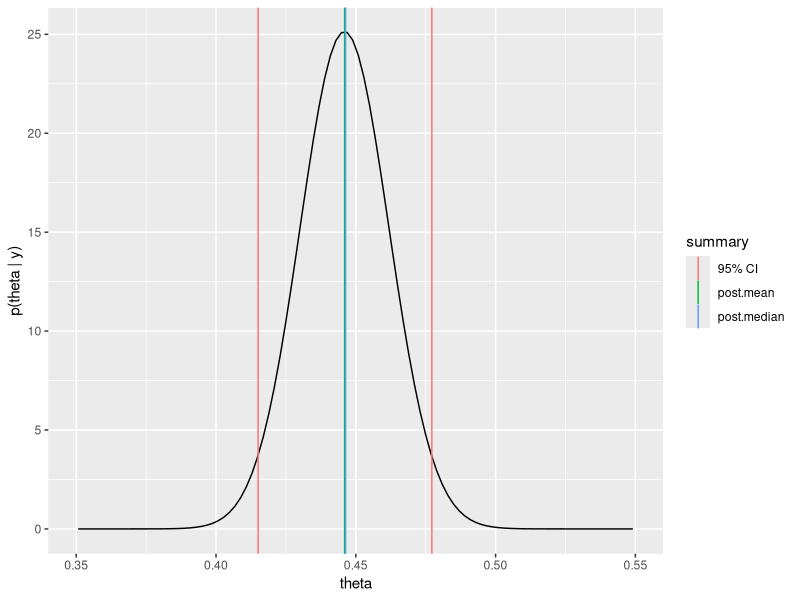
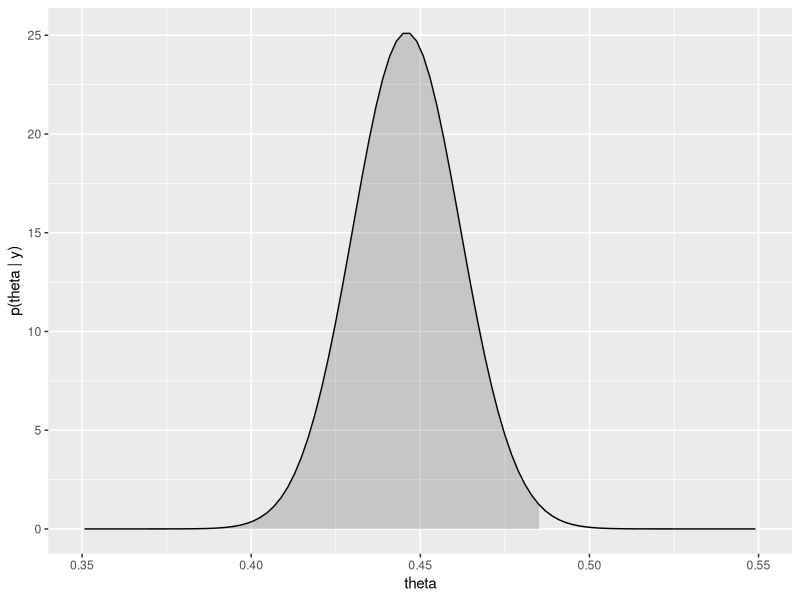
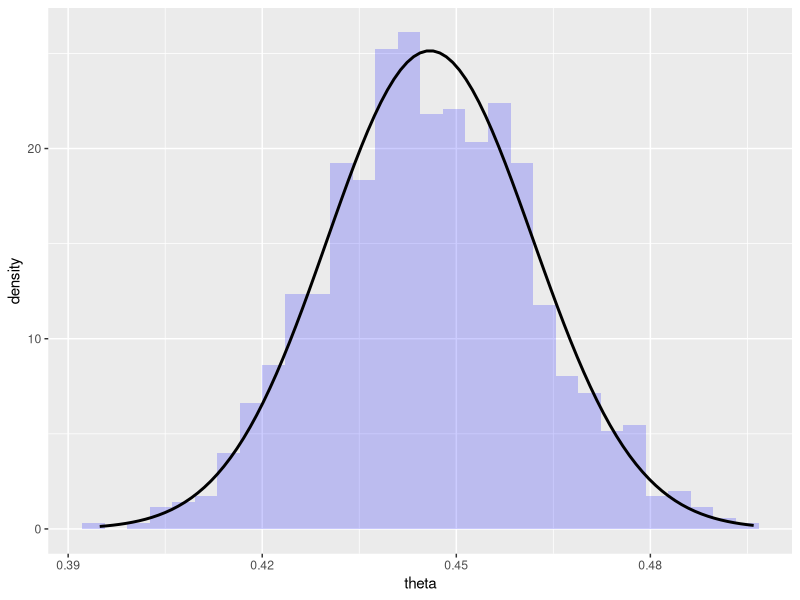
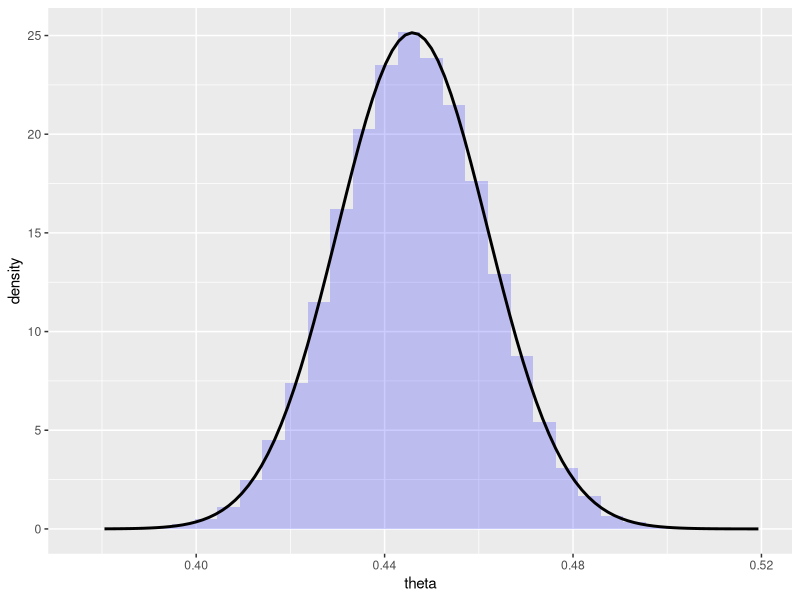
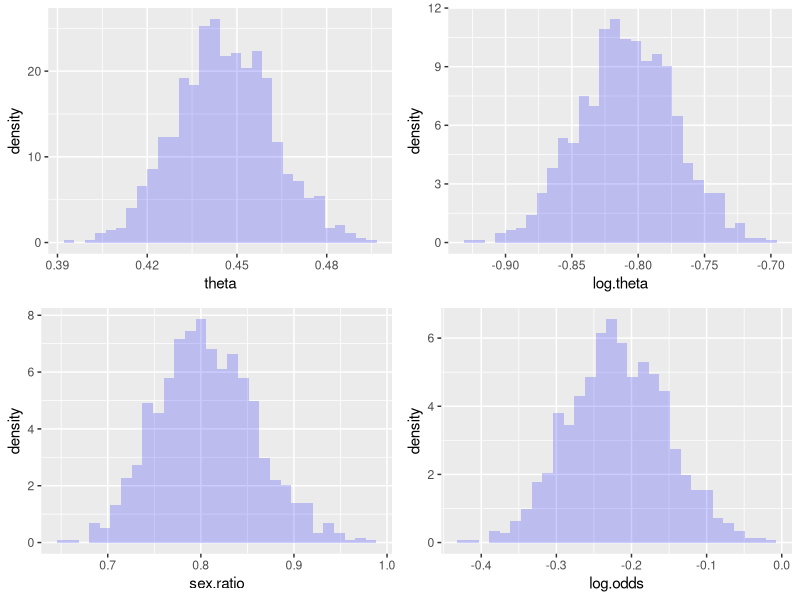

Reproduce these figures in R, in order.
# ----------------------------------------------------------
# File:  births.R
# Description: calculates summaries of the posterior distribution
#              of female births in placenta previa pregnancies --
#              see course notes for details
# Author:  Kate Calder (calder@stat.osu.edu)
# Course:  STAT 3303
# ----------------------------------------------------------

library(ggplot2)
library(grid)
library(gridExtra)

# ----------
# Summarizing the exact posterior distribution --
# Beta(438,544)
# ----------

# posterior mean
post.mean <- 0.446     

# posterior sd
post.sd <- 0.016                    	

# posterior quantiles/median (50% quantile)
post.median <- qbeta(.5, 438, 544)      
post.median

# 95% credible interval 
post.interval.95 <- qbeta( c(0.025, 0.975), 
                           438, 544)   	
post.interval.95

# plot the posterior density
theta <- seq(0, 1, length=500)
df.post <- data.frame(theta = theta, post.theta = dbeta(theta, 438, 544))
df.post.summaries <-  data.frame(value = c(post.mean, jitter(post.median, 
                                                             amount = 0.001), 
                                           post.interval.95),
                              type = c("post.mean", "post.median", "95% CI", 
                                       "95% CI"))
ggplot(df.post, aes(x = theta, y = post.theta)) + 
  geom_line() +
  geom_vline(data = df.post.summaries, 
             mapping = aes(xintercept = value, color = type )) +
  ylab("p(theta | y)") + 
  xlim(.35, .55) + 
  labs( color = "summary")

# ----------
# QUESTION:  How much evidence is there that the proportion of 
# female placenta previa births is less than 0.485?
# ----------

theta.sm <- seq(0, 0.485, length=500)
df.area <- data.frame( theta = theta.sm, 
                       post.theta = dbeta( theta.sm, 438, 544) )
ggplot( df.post, aes(x = theta, y = post.theta)) + 
  geom_line() +
  geom_area( data = df.area, 
             mapping = aes( x = theta, y = post.theta),
             alpha = 0.2) +
  ylab("p(theta | y)") + 
  xlim( .35, .55)

# area less that 0.485
pbeta(0.485, 438, 544)  

# ----------
# Approximating the posterior distribution
# of theta
# ----------

# get 1000 draws from the Beta(438,544) distribution
theta.samples <-  rbeta( 1000, 438, 544)

# approximate posterior mean
post.mean.approx <- mean( theta.samples )      
post.mean.approx
post.mean

# approximate posterior sd
post.sd.approx <- sd( theta.samples )          
post.sd.approx
post.sd

# approximate posterior median
post.median.approx <- median( theta.samples )  
post.median.approx
post.median

# approximate 95% credible interval
post.interval.95.approx <- quantile( theta.samples, c(.025, .975) )  
post.interval.95.approx
post.interval.95

# approximate the posterior density function
df.theta.samples <- data.frame( theta = theta.samples)
post.dens <- function(x) dbeta(x, 438, 544)
ggplot(df.theta.samples, aes( x = theta )) +
  geom_histogram( aes(y = ..density.. ), fill = "blue", alpha = 0.2) +
  stat_function( fun = post.dens, lwd = 1)

# Take 2:  larger sample size
theta.samples.big <-  rbeta(100000, 438, 544)
df.theta.samples <- data.frame( theta = theta.samples.big)
ggplot(df.theta.samples, aes( x = theta )) +
  geom_histogram( aes(y = ..density.. ), fill = "blue", alpha = 0.2) +
  stat_function( fun = post.dens, lwd = 1)

# ----------
# Posterior distribution of
# transformations of theta
# ----------

df.theta.tr <- data.frame( theta = theta.samples )
df.theta.tr$log.theta <- log( theta.samples )
df.theta.tr$sex.ratio <- theta.samples / ( 1 - theta.samples )
df.theta.tr$log.odds <- log( df.theta.tr$sex.ratio )

p1 <- ggplot(df.theta.tr, aes( x = theta )) +
        geom_histogram( aes(y = ..density.. ), 
                        fill = "blue", alpha = 0.2)
p2 <- ggplot(df.theta.tr, aes( x = log.theta )) +
        geom_histogram( aes(y = ..density.. ), 
                  fill = "blue", alpha = 0.2)
p3 <- ggplot(df.theta.tr, aes( x = sex.ratio )) +
        geom_histogram( aes(y = ..density.. ), 
                  fill = "blue", alpha = 0.2)
p4 <- ggplot(df.theta.tr, aes( x = log.odds )) +
        geom_histogram( aes(y = ..density.. ), 
                  fill = "blue", alpha = 0.2)
grid.arrange(p1, p2, p3, p4, ncol = 2)
